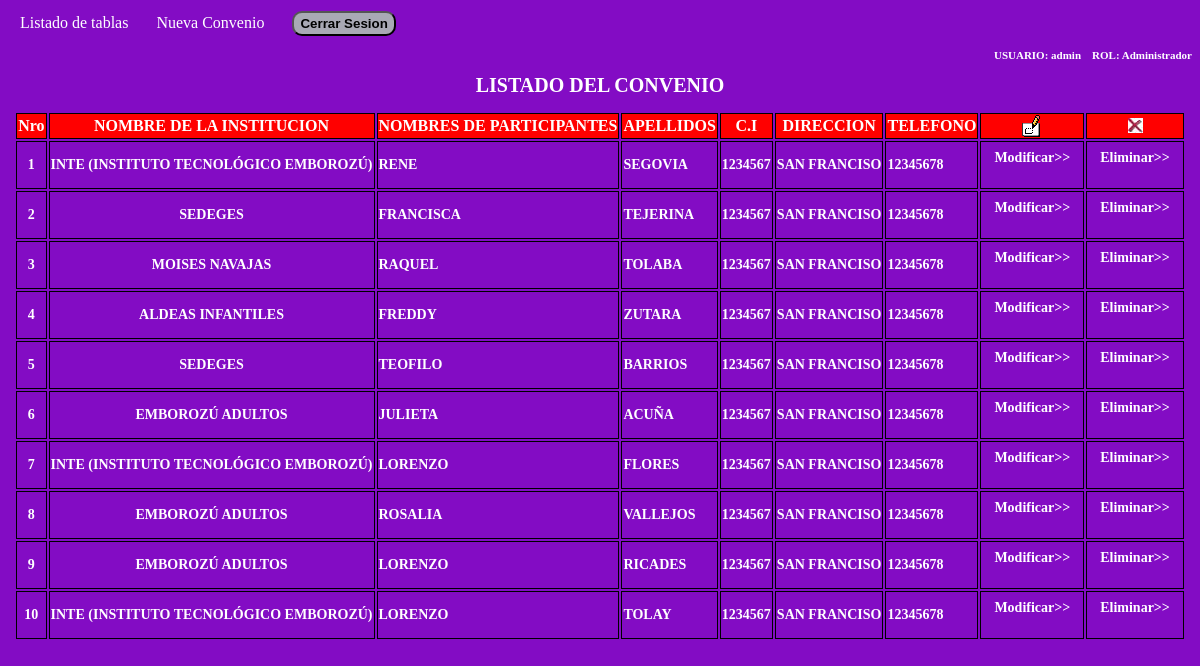
Page /privada/convenios/convenios.php (signed in) on the committed database.
### tables this page shows
CREATE TABLE convenios (
id_convenio INT NOT NULL AUTO_INCREMENT,
id_asociacion INT NOT NULL,
nombre_institucion VARCHAR (50) NOT NULL,
nombres_participantes VARCHAR (25) NOT NULL,
apellidos VARCHAR (50) NOT NULL,
ci VARCHAR (20) NOT NULL,
direccion VARCHAR (40) NOT NULL,
telefono VARCHAR (20) NOT NULL,
fec_insercion TIMESTAMP NOT NULL,
fec_modificacion TIMESTAMP NOT NULL DEFAULT CURRENT_TIMESTAMP ON UPDATE CURRENT_TIMESTAMP, 
usuario INT NOT NULL, 
estado CHAR (1) NOT NULL,
PRIMARY KEY (id_convenio),
FOREIGN KEY (id_asociacion) REFERENCES asociacion (id_asociacion)
);

### adodb/adodb.inc.php (called while the page is built, shortened)
<?php
if (!defined('_ADODB_LAYER')) {
	GLOBAL
		$ADODB_vers,
		$ADODB_COUNTRECS,
		$ADODB_CACHE_DIR,
		$ADODB_CACHE,
		$ADODB_CACHE_CLASS,
		$ADODB_COMPAT_FETCH,
		$ADODB_FETCH_MODE,
		$ADODB_GETONE_EOF,
		$ADODB_QUOTE_FIELDNAMES;
	function ADODB_Setup() {
	GLOBAL
		$ADODB_vers,
		$ADODB_COUNTRECS,
		$ADODB_CACHE_DIR,
		$ADODB_FETCH_MODE,
		$ADODB_CACHE,
		$ADODB_CACHE_CLASS,
		$ADODB_FORCE_TYPE,
		$ADODB_GETONE_EOF,
		$ADODB_QUOTE_FIELDNAMES;
		$ADODB_FETCH_MODE = ADODB_FETCH_DEFAULT;
		if (!isset($ADODB_COUNTRECS)) {
			$ADODB_COUNTRECS = true;
		}
	}
	abstract class ADOConnection {
	var $debug = false;
	var $true = '1';
	var $false = '0';
	var $rsPrefix = "ADORecordSet_";
	var $fetchMode=false;
	var $bulkBind = false;
	var $_queryID = false;
	var $_bindInputArray = false;
	public function Execute($sql, $inputarr = false) {
		if ($inputarr !== false) {
			if (!is_array($inputarr)) {
				$inputarr = array($inputarr);
			}
			$element0 = reset($inputarr);
			$array_2d = $this->bulkBind && is_array($element0) && !is_object(reset($element0));
			unset($element0);
			if (!is_array($sql) && !$this->_bindInputArray) {
				$sqlarr = explode('?',$sql);
				$nparams = sizeof($sqlarr)-1;
				if (!$array_2d) {
					$inputarr = array($inputarr);
				} else {
					$countElements = array_map('count', $inputarr);
					if (1 != count(array_unique($countElements))) {
						$this->outp_throw(
							"[bulk execute] Input array has different number of params  [" . print_r($countElements, true) .  "].",
							'Execute'
						);
						return false;
					}
					unset($countElements);
				}
				$element0 = reset($inputarr);
				if ($nparams != count($element0)) {
					$this->outp_throw(
						"Input array has " . count($element0) .
						" params, does not match query: '" . htmlspecialchars($sql) . "'",
						'Execute'
					);
					return false;
				}
				unset($element0);
				foreach($inputarr as $arr) {
					$sql = ''; $i = 0;
					foreach ($arr as $v) {
						$sql .= $sqlarr[$i];
						$typ = gettype($v);
						if ($typ == 'string') {
							$sql .= $this->qstr($v);
						} else if ($typ == 'double') {
							$sql .= str_replace(',','.',$v);
						} else if ($typ == 'boolean') {
							$sql .= $v ? $this->true : $this->false;
						} else if ($typ == 'object') {
							if (method_exists($v, '__toString')) {
								$sql .= $this->qstr($v->__toString());
							} else {
								$sql .= $this->qstr((string) $v);
							}
						} else if ($v === null) {
							$sql .= 'NULL';
						} else {
							$sql .= $v;
						}
						$i += 1;
						if ($i == $nparams) {
							break;
						}
					}
					if (isset($sqlarr[$i])) {
						$sql .= $sqlarr[$i];
						if ($i+1 != sizeof($sqlarr)) {
							$this->outp_throw( "Input Array does not match ?: ".htmlspecialchars($sql),'Execute');
						}
					} else if ($i != sizeof($sqlarr)) {
						$this->outp_throw( "Input array does not match ?: ".htmlspecialchars($sql),'Execute');
					}
					$ret = $this->_Execute($sql);
					if (!$ret) {
						return $ret;
					}
				}
			} else {
				if ($array_2d) {
					if (is_string($sql)) {
						$stmt = $this->Prepare($sql);
					} else {
						$stmt = $sql;
					}
					foreach($inputarr as $arr) {
						$ret = $this->_Execute($stmt,$arr);
						if (!$ret) {
							return $ret;
						}
					}
				} else {
					$ret = $this->_Execute($sql,$inputarr);
				}
			}
		} else {
			$ret = $this->_Execute($sql,false);
		}
		return $ret;
	}
	function _Execute($sql,$inputarr=false) {
		if( is_string($sql) ) {
			$sql = str_replace( '_ADODB_COUNT', '', $sql );
		}
		if ($this->debug) {
			global $ADODB_INCLUDED_LIB;
			if (empty($ADODB_INCLUDED_LIB)) {
				include_once(ADODB_DIR.'/adodb-lib.inc.php');
			}
			$this->_queryID = _adodb_debug_execute($this, $sql,$inputarr);
		} else {
			$this->_queryID = @$this->_query($sql,$inputarr);
		}
		if ($this->_queryID === true) {
			$rsclass = $this->rsPrefix.'empty';
			$rs = (class_exists($rsclass)) ? new $rsclass():  new ADORecordSet_empty();
			return $rs;
		}
		$rs = new $rsclass($this->_queryID,$this->fetchMode);
		$rs->connection = $this;
		$rs->Init();
		if (is_array($sql)) {
			$rs->sql = $sql[0];
		} else {
			$rs->sql = $sql;
		}
		return $rs;
	}
	function GetAll($sql, $inputarr=false) {
        return $this->GetArray($sql,$inputarr);
	}
	function GetArray($sql,$inputarr=false) {
		global $ADODB_COUNTRECS;
		$savec = $ADODB_COUNTRECS;
		$ADODB_COUNTRECS = false;
		$rs = $this->Execute($sql,$inputarr);
		$arr = $rs->GetArray();
		return $arr;
	}
}
	class ADORecordSet implements IteratorAggregate {
	var $fields = false;
	var $EOF = false;
	var $_numOfRows = -1;
	var $_numOfFields = -1;
	var $_currentRow = -1;
	var $_closed = false;
	function __construct($queryID) {
		$this->_queryID = $queryID;
	}
	function Init() {
		if ($this->_numOfRows != 0 && $this->_numOfFields && $this->_currentRow == -1) {
			$this->_currentRow = 0;
			if ($this->EOF = ($this->_fetch() === false)) {
				$this->_numOfRows = 0;
			}
		} else {
			$this->EOF = true;
		}
	}
	function GetArray($nRows = -1) {
		$results = array();
		$cnt = 0;
		while (!$this->EOF && $nRows != $cnt) {
			$results[] = $this->fields;
			$cnt++;
		}
		return $results;
	}
	protected function AssocCaseConvertFunction($case = ADODB_ASSOC_CASE) {
		switch($case) {
			case ADODB_ASSOC_CASE_NATIVE:
			default:
				return false;
		}
	}
	function Close() {
		if (!$this->_closed) {
			$this->_closed = true;
			return $this->_close();
		} else
			return true;
	}
	protected function _updatefields()
	{
		$fn_change_case = $this->AssocCaseConvertFunction();
		if(!$fn_change_case) {
			return;
		}
		$arr = array();
		$this->fields = $arr;
	}
}
	function ADOLoadCode($dbType) {
		$db = strtolower($dbType);
		switch ($db) {
			default:
				$class = $db;
				break;
		}
		$file = "drivers/adodb-$db.inc.php";
		if (class_exists("ADODB_" . $class)) {
			return $class;
		}
		return false;
	}
	function ADONewConnection($db='') {
		global $ADODB_NEWCONNECTION, $ADODB_LASTDB;
		$errorfn = (defined('ADODB_ERROR_HANDLER')) ? ADODB_ERROR_HANDLER : false;
		if(empty($obj)) {
			if (!isset($ADODB_LASTDB)) {
				$ADODB_LASTDB = '';
			}
			if ($db != $ADODB_LASTDB) {
				$db = ADOLoadCode($db);
			}
			$cls = 'ADODB_'.$db;
			$obj = new $cls();
		}
		return $obj;
	}
}

### conexion.php (called while the page is built, shortened)
<?php
require_once("adodb/adodb.inc.php");
$db = ADONewConnection("mysqli");
?>

### adodb/drivers/adodb-mysqli.inc.php (called while the page is built, shortened)
<?php
if (!defined("_ADODB_MYSQLI_LAYER")) {
class ADODB_mysqli extends ADOConnection {
	var $clientFlags = 0;
	var $port = 3306;
	var $socket = '';
	var $multiQuery = false;
	function _connect($argHostname = null,
					  $argUsername = null,
					  $argPassword = null,
					  $argDatabasename = null,
					  $persist = false)
	{
		$this->_connectionID = @mysqli_init();
		$ok = @mysqli_real_connect($this->_connectionID,
					$argHostname,
					$argUsername,
					$argPassword,
					$argDatabasename,
					(int)$this->port != 0 ? (int)$this->port : 3306,
					$this->socket,
					$this->clientFlags);
		if ($ok) {
			if ($argDatabasename)  return $this->selectDB($argDatabasename);
			return true;
		} else {
			if ($this->debug) {
				ADOConnection::outp("Could not connect : "  . $this->errorMsg());
			}
			$this->_connectionID = null;
			return false;
		}
	}
	function SelectDB($dbName)
	{
		if ($this->_connectionID) {
			$result = @mysqli_select_db($this->_connectionID, $dbName);
			return $result;
		}
		return false;
	}
	function Prepare($sql)
	{
		return $sql;
		$stmt = $this->_connectionID->prepare($sql);
		return array($sql,$stmt);
	}
	function _query($sql, $inputarr)
	{
		global $ADODB_COUNTRECS;
		if ($this->multiQuery) {
			$rs = mysqli_multi_query($this->_connectionID, $sql.';');
			if ($rs) {
				$rs = ($ADODB_COUNTRECS) ? @mysqli_store_result( $this->_connectionID ) : @mysqli_use_result( $this->_connectionID );
				return $rs ? $rs : true;
			}
		} else {
			$rs = mysqli_query($this->_connectionID, $sql, $ADODB_COUNTRECS ? MYSQLI_STORE_RESULT : MYSQLI_USE_RESULT);
			if ($rs) return $rs;
		}
		return false;
	}
}
class ADORecordSet_mysqli extends ADORecordSet{
	function __construct($queryID, $mode = false)
	{
		if ($mode === false) {
			global $ADODB_FETCH_MODE;
			$mode = $ADODB_FETCH_MODE;
		}
		switch ($mode) {
			case ADODB_FETCH_DEFAULT:
			case ADODB_FETCH_BOTH:
			default:
				$this->fetchMode = MYSQLI_BOTH;
				break;
		}
	}
	function _initrs()
	{
	global $ADODB_COUNTRECS;
		$this->_numOfRows = $ADODB_COUNTRECS ? @mysqli_num_rows($this->_queryID) : -1;
		$this->_numOfFields = @mysqli_num_fields($this->_queryID);
	}
	function MoveNext()
	{
		$this->fields = @mysqli_fetch_array($this->_queryID,$this->fetchMode);
		if (is_array($this->fields)) {
			return true;
		}
		$this->EOF = true;
		return false;
	}
	function _fetch()
	{
		$this->fields = mysqli_fetch_array($this->_queryID,$this->fetchMode);
		return is_array($this->fields);
	}
	function _close()
	{
		$this->_queryID = false;
	}
}
}

### privada/convenios/convenios.php (the view, shortened to what this page needs)
<?php
require_once("../../conexion.php");
echo"<html>
       <head>
         <link rel='stylesheet' href='../../css/estilos.css' type='text/css'>
       </head>
       <body>
       <a  href='../../listado_tablas.php'>Listado de tablas</a>
       <a  href='convenios_nuevo.php'>Nueva Convenio</a>
       <a onclick='location.href=\"../../validar.php\"'><input type='button'name='accion' value='Cerrar Sesion' style='cursor:pointer;border-radius:10px;font-weight:bold;height: 25px;' class='boton_cerrar'></a>";
       echo "<h3>USUARIO: ".$_SESSION["sesion_usuario"]."  &nbsp;&nbsp; ";
       echo "ROL: ".$_SESSION["sesion_rol"]."</h3>
      <h1>LISTADO DEL CONVENIO</h1>";
$sql = $db->Prepare("SELECT *
                     FROM convenios
                     WHERE estado <> 'X'
                     ORDER BY id_convenio DESC
                        ");
$rs = $db->GetAll($sql);
   if ($rs) {
        echo"<center>
              <table class='listado'>
                <tr>
                  <th>Nro</th><th>NOMBRE DE LA INSTITUCION</th><th>NOMBRES DE PARTICIPANTES</th><th>APELLIDOS</th><th>C.I</th><th>DIRECCION</th><th>TELEFONO</th>
                  <th><img src='../../imagenes/modificar.gif'></th><th><img src='../../imagenes/borrar.jpeg'></th>
                </tr>";
                $b=1;
            foreach ($rs as $k => $fila) {
                echo"<tr>
                        <td align='center'>".$b."</td>
                        <td align='center'>".$fila['nombre_institucion']."</td>
                        <td>".$fila['nombres_participantes']."</td>
                        <td>".$fila['apellidos']."</td>
                        <td>".$fila['ci']."</td>
                        <td>".$fila['direccion']."</td>
                        <td>".$fila['telefono']."</td>
                        <td align='center'>
                          <form name='formModif".$fila["id_convenio"]."' method='post' action='convenios_modificar.php'>
                            <input type='hidden' name='id_convenio' value='".$fila['id_convenio']."'>
                            <a href='javascript:document.formModif".$fila['id_convenio'].".submit();' title='Modificar Convenio Sistema'>
                              Modificar>>
                            </a>
                          </form>
                        </td>
                        <td align='center'>
                          <form name='formElimi".$fila["id_convenio"]."' method='post' action='convenios_eliminar.php'>
                            <input type='hidden' name='id_convenio' value='".$fila["id_convenio"]."'>
                            <a href='javascript:document.formElimi".$fila['id_convenio'].".submit();' title='Eliminar Convenio Sistema' onclick='javascript:return(confirm(\"Desea realmente Eliminar el Convenio ".$fila["nombre_institucion"]." ".$fila["nombres_participantes"]." ".$fila["apellidos"]." ".$fila["ci"]." ".$fila["telefono"]." ?\"))'; location.href='convenios_eliminar.php''>
                              Eliminar>>
                            </a>
                          </form>
                        </td>
                     </tr>";
                     $b=$b+1;
            }
             echo"</table>
          </center>";
    }
echo "</body>
      </html> ";
 ?>

### css/estilos.css (style rules this page uses)
body { background-color: #830cc4; }
input { border-radius: 10px; background-color: #a9a9b5; }
h1 { font-size: 20px; color: #ffffff; font-family: Tahoma; text-align: center; }
a { color:#fff; text-decoration:none; padding:10px 12px; line-height: 30px; }
.listado th { font-size: 16px; color: #FFFFFF; background: red; border: 1px solid #000000; }
.listado td { font-size: 14px; border: 1px solid #000000; font-weight: bold; color: #FFFFFF; }
h3 { font-size: 11px; color: #ffffff; font-family: Tahoma; text-align: right; }

### rows in the picture
convenios: nombre_institucion "INTE (INSTITUTO TECNOLÓGICO EMBOROZÚ)", nombres_participantes "RENE", apellidos "SEGOVIA", ci "1234567", direccion "SAN FRANCISO", telefono "12345678"
convenios: nombre_institucion "SEDEGES", nombres_participantes "FRANCISCA", apellidos "TEJERINA", ci "1234567", direccion "SAN FRANCISO", telefono "12345678"
convenios: nombre_institucion "MOISES NAVAJAS", nombres_participantes "RAQUEL", apellidos "TOLABA", ci "1234567", direccion "SAN FRANCISO", telefono "12345678"
convenios: nombre_institucion "ALDEAS INFANTILES", nombres_participantes "FREDDY", apellidos "ZUTARA", ci "1234567", direccion "SAN FRANCISO", telefono "12345678"
convenios: nombre_institucion "SEDEGES", nombres_participantes "TEOFILO", apellidos "BARRIOS", ci "1234567", direccion "SAN FRANCISO", telefono "12345678"
convenios: nombre_institucion "EMBOROZÚ ADULTOS", nombres_participantes "JULIETA", apellidos "ACUÑA", ci "1234567", direccion "SAN FRANCISO", telefono "12345678"
convenios: nombre_institucion "INTE (INSTITUTO TECNOLÓGICO EMBOROZÚ)", nombres_participantes "LORENZO", apellidos "FLORES", ci "1234567", direccion "SAN FRANCISO", telefono "12345678"
convenios: nombre_institucion "EMBOROZÚ ADULTOS", nombres_participantes "ROSALIA", apellidos "VALLEJOS", ci "1234567", direccion "SAN FRANCISO", telefono "12345678"
convenios: nombre_institucion "EMBOROZÚ ADULTOS", nombres_participantes "LORENZO", apellidos "RICADES", ci "1234567", direccion "SAN FRANCISO", telefono "12345678"
convenios: nombre_institucion "INTE (INSTITUTO TECNOLÓGICO EMBOROZÚ)", nombres_participantes "LORENZO", apellidos "TOLAY", ci "1234567", direccion "SAN FRANCISO", telefono "12345678"

### other values in the picture
$_SESSION["sesion_usuario"] "admin"
$_SESSION["sesion_rol"] "Administrador"
